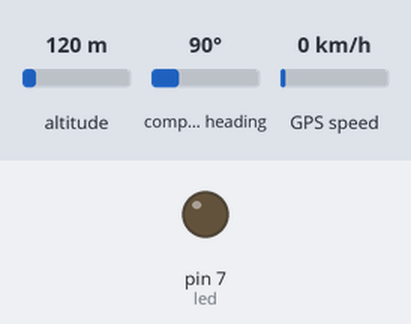
A sketch run on a simulated Arduino Uno, built with avr-gcc and run on an emulated ATmega328P. On the bench: output pins drawn as LEDs (lit = HIGH). Inputs (shaded band) come from the test bench; at power-on: altitude 120 m, compass heading 90°, GPS speed 0 km/h. Storage starts empty; the GPS gets a fix after 3 s at 37.7749, -122.4194 with 8 satellites; what the sketch prints to the serial monitor is not drawn.

Above: at 10.5 s.
Timing chart, 0 to 22.5 s (numbered marks = the images above):
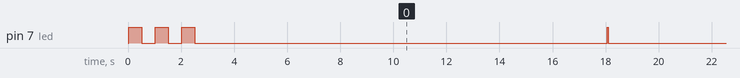

Measured:
- by itself, pin 7 (led): goes LOW 0.50 s, HIGH 0.50 s, LOW 0.50 s, HIGH 0.50 s, 8 × (LOW 15.5 s, HIGH 0.04 s), then LOW
- by itself, everything shown: repeats every 31.0 s, in 4 steps

The sketch:

gpsLogger.ino
```cpp
// declartaion of required libraries
#include <TinyGPS++.h>
#include <SoftwareSerial.h>
#include <SD.h>
#include <SPI.h>


// GPS connection

static const int RxPin = 4, TxPin = 3;

// GPS Baud rate

static const uint32_t GPSBaud = 9600;

// SD card select pin

const int chipSelect = 5;

// led
const int led = 7;

// hold GPS data --> longitude, latitude, timestamp
String gpsText;

// GPS write delay counter variable
int gpsCounter = 0;
int gpsttlCounter = 30;

// TinyGPS++ object
TinyGPSPlus gps;

// SoftwareSeial connection to GPS device
SoftwareSerial ss(RxPin, TxPin);


void setup() {
  pinMode(led, OUTPUT);

  Serial.begin(115200);

  //  start SoftwareSerial
  ss.begin(GPSBaud);

  //  initiallize the SD card
  if (!SD.begin(chipSelect)) {
    Serial.println("Card failed or not present");
    while (1);
  }
  Serial.println("Card initialized");


  //  blinking to know that we are ready
  digitalWrite(led, HIGH);
  delay(500);
  digitalWrite(led, LOW);
  delay(500);

  digitalWrite(led, HIGH);
  delay(500);
  digitalWrite(led, LOW);
  delay(500);

  digitalWrite(led, HIGH);
  delay(500);
  digitalWrite(led, LOW);
  delay(500);
}

void loop() {
  //   turn off the led just in case
  digitalWrite(led, LOW);

  //  see if data is available
  while (ss.available() > 0) {
    if (gps.encode(ss.read())) {

      //      check whthere we have complete GPS location data
      if (displayInfo() != "0") {

        //      get GPS string location data
        gpsText = displayInfo();

        //        check GPS count
        Serial.print("GPS count : ");
        Serial.println(gpsCounter);

        if (gpsCounter == gpsttlCounter) {

          //          turn on the led , to know data write to SD card
          digitalWrite(led, HIGH);

          //        open the file on SD card for writing/storing the location data

          // Note: if gpslog.csv not found, then, it creates the file, if found then, it appends the file
          File dataFile = SD.open("gpslog.csv", FILE_WRITE);

          if (dataFile) {

            //            if the file is found then, write and close it
            dataFile.println(gpsText);
            dataFile.close();

            //            print the complete data which is written in the file just to know
            Serial.println(gpsText);
          }

          //           file file is not opened then, print an error message
          else {
            Serial.println("error for opening datalog.txt file ");

          }
        }
        //        increment the GPS counter
        gpsCounter = gpsCounter + 1;
//        if gpsCounter is greater than limit value, then reset it
        if (gpsCounter > gpsttlCounter) {
          gpsCounter = 0;
        }
      }
    }
  }
}

// function that stores latitude, longitude, full date, time

String displayInfo() {

  //  variable to hold data
  String gpsData = "";

  //  get latitude and longitude i.e 54.343654,78.469302
  if (gps.location.isValid()) {

    //    Note: 6 means it takes upto 6 decimal point values

    gpsData += String(gps.location.lat(), 6);
    gpsData += (",");
    gpsData += String(gps.location.lng(), 6);
    gpsData += (",");
  }
  else {
    return "0";
  }

  //  get full date i.e 2022-04-14

  if (gps.date.isValid()) {
    gpsData += String(gps.date.year());
    gpsData += ("-");

    if (gps.date.month() < 10 ) {
      gpsData += ("0");
    }
    gpsData += String(gps.date.month());
    gpsData += ("-");

    if (gps.date.day() < 10) {
      gpsData += ("0");
    }

    gpsData += String(gps.date.day());

  }
  else {
    return "0";
  }

  // space between date and time

  gpsData += (" ");

  //  get time i.e 09:34:54

  if (gps.time.isValid()) {

    if (gps.time.hour() < 10) gpsData += ("0");

    gpsData += String(gps.time.hour());
    gpsData += (":");

    if (gps.time.minute() < 10) gpsData += ("0");

    gpsData += String(gps.time.minute());
    gpsData += (":");


    if (gps.time.second() < 10) gpsData += ("0");

    gpsData += String(gps.time.second());


  }

  else {
    return "0";
  }

  //  now, return the complete gps location data
  return gpsData;

}
```
